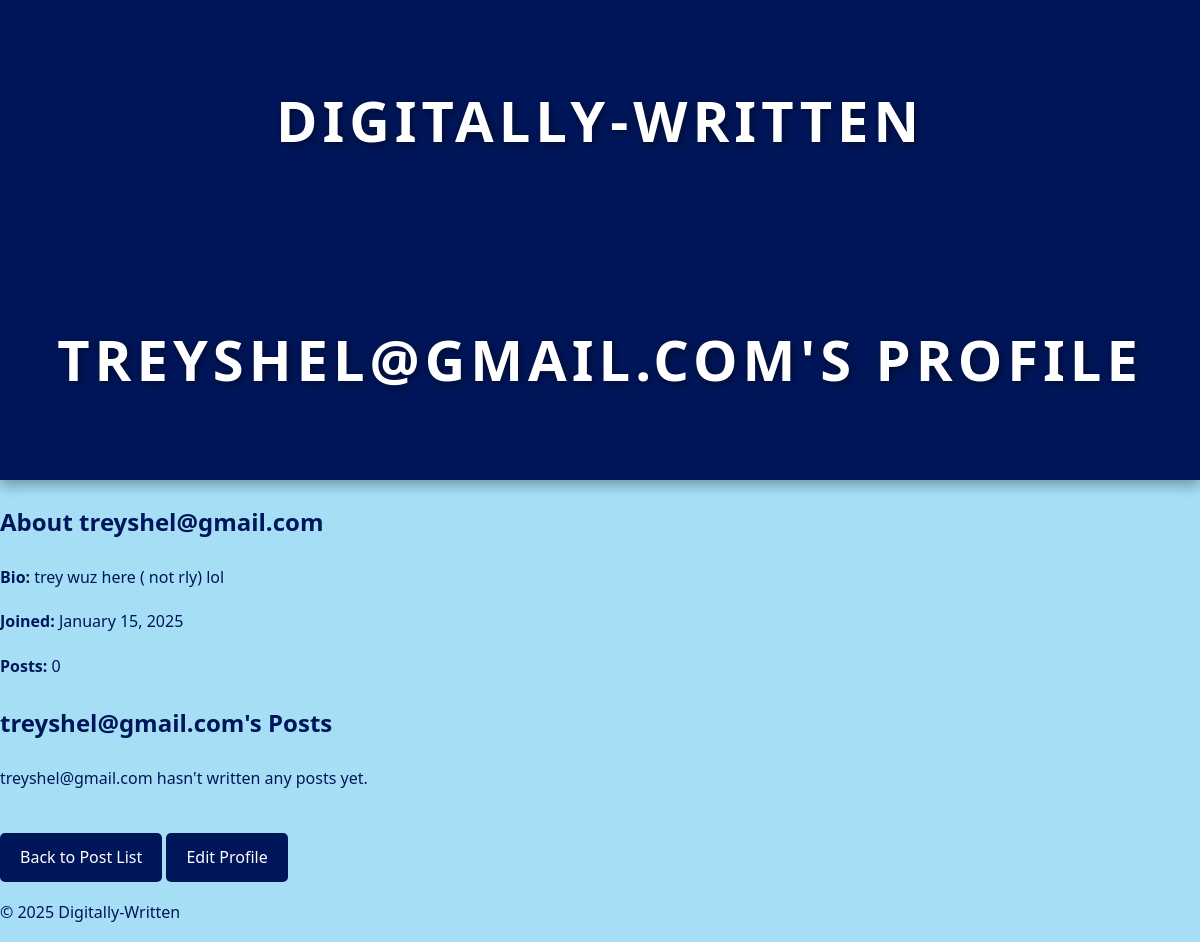
Screenshot of /profile/treyshel@gmail.com/ with the database file from the repository.
### app/models.py (models this page shows, shortened)
class UserProfile(models.Model):
    user = models.OneToOneField(User, on_delete=models.CASCADE, related_name='profile')
    bio = models.TextField(blank=True, null=True)
    profile_picture = models.ImageField(upload_to='profile_pictures/', blank=True, null=True)
    following = models.ManyToManyField('self', symmetrical=False, related_name='followers', blank=True)
    is_moderator = models.BooleanField(default=False)  # Moderator status
    is_blocked = models.BooleanField(default=False)    # Blocked status
    blocked_by = models.ForeignKey(User, null=True, blank=True, on_delete=models.SET_NULL, related_name="blocked_users")  # Track who blocked the user

### app/views.py (the view)
# urls.py: path('profile/<str:username>/', views.profile_view, name='profile_view'),
def profile_view(request, username):
    profile = get_object_or_404(UserProfile, user__username=username)
    posts = Post.objects.filter(author=profile.user)
    return render(request, 'profile.html', {'profile': profile, 'posts': posts})

### app/templates/profile.html (shortened to what this page needs)
{% extends 'base.html' %}
{% block content %}
    <header>
        <h1>{{ profile.user.username }}'s Profile</h1>
    </header>
    <main>
        <div class="profile-info">
            <h2>About {{ profile.user.username }}</h2>
            <p><strong>Bio:</strong> {{ profile.bio|default:"This user hasn't written a bio yet." }}</p>
            <p><strong>Joined:</strong> {{ profile.user.date_joined|date:"F j, Y" }}</p>
            <p><strong>Posts:</strong> {{ posts.count }}</p>
        </div>
        <section class="posts-section">
            <h2>{{ profile.user.username }}'s Posts</h2>
            {% if posts.exists %}
                <ul>
                    {% for post in posts %}
                        <li>
                            <h3><a href="{% url 'post_detail' post.pk %}">{{ post.title }}</a></h3>
                            <p>{{ post.content|truncatewords:20 }}</p>
                            <p><small>Posted on {{ post.created_at|date:"F j, Y, g:i a" }}</small></p>
                        </li>
                    {% endfor %}
                </ul>
            {% else %}
                <p>{{ profile.user.username }} hasn't written any posts yet.</p>
            {% endif %}
        </section>
        <a href="{% url 'post_list' %}" class="btn back-to-posts-btn">Back to Post List</a>
        <a href="{% url 'edit_profile' username=profile.user.username %}" class="btn">Edit Profile</a>
    </main>
{% endblock %}

### app/static/styles.css (style rules this page uses)
body { font-family: 'Segoe UI', Tahoma, Geneva, Verdana, sans-serif; background-color: #A6DFF5; color: #00165A; margin: 0; padding: 0; line-height: 1.8; }
header { background-color: #00165A; color: #FFFFFF; padding: 2rem; text-align: center; box-shadow: 0 6px 12px rgba(0, 0, 0, 0.3); }
header h1 { font-size: 3.5rem; font-weight: 700; letter-spacing: 5px; text-transform: uppercase; text-shadow: 2px 2px 8px rgba(0, 0, 0, 0.5); }
.btn { display: inline-block; background-color: #00165A; color: #fff; padding: 1rem 2rem; font-size: 1.2rem; text-decoration: none; border-radius: 8px; text-align: center; transition: background-color 0.3s ease; margin-top: 1.5rem; }
.btn { padding: 10px 20px; font-size: 16px; border: none; border-radius: 5px; cursor: pointer; }

### rows the page displays
UserProfile: user.username "TREYSHEL@GMAIL.COM", user.username "treyshel@gmail.com", bio "trey wuz here ( not rly) lol", user.date_joined "January 15, 2025"

### other values shown
{{ posts.count }} "0"
